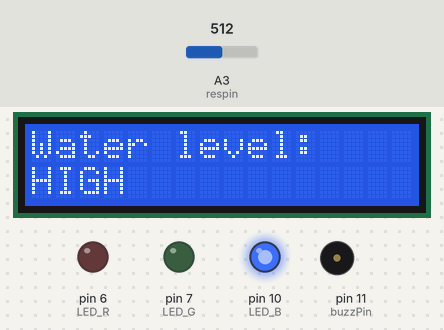
Bench run of a sketch on a simulated Arduino Uno, built with avr-gcc and run on an emulated ATmega328P. On the bench: 16×2 character LCD, output pins drawn as LEDs (lit = HIGH), buzzer (waves = sounding). The inputs (shaded band) are chosen by the test bench; at power-on: A3 (respin) = 512.

Above: at 1.2 s.
1.3 s: A3 (respin) set to 262
2.8 s: A3 (respin) set to 232
At 3.4 s:
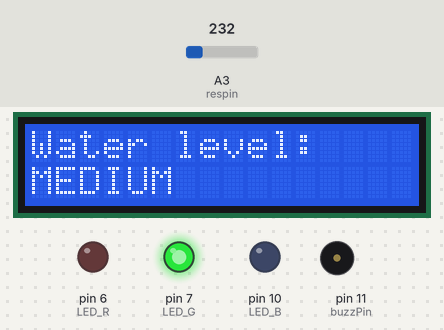
4.3 s: A3 (respin) set to 213
5.8 s: A3 (respin) set to 193
At 7.2 s:
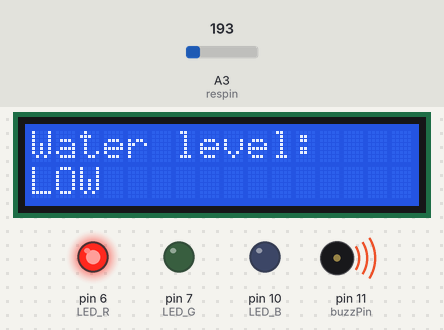
7.5 s: A3 (respin) set to 107
9.0 s: A3 (respin) set to 90
At 10.2 s:
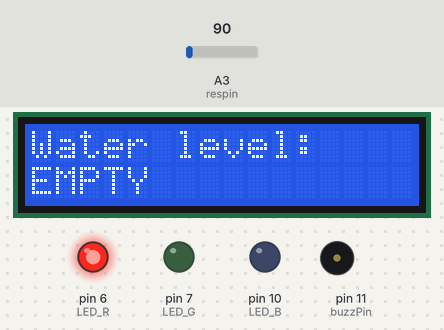
Timing chart, 0 to 11.7 s (numbered marks = the images above; inputs shaded):
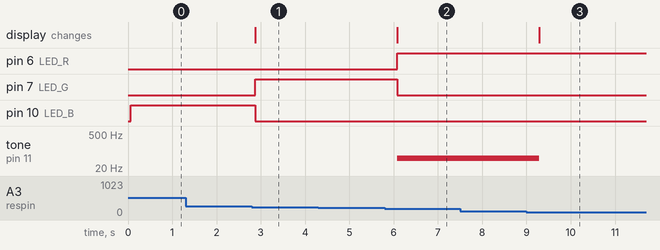

Measured:
- the behaviour switches between 251 and 250 on A3 (respin) (found by bisection; images 0 and 1)
- the behaviour switches between 201 and 200 on A3 (respin) (found by bisection; images 1 and 2)
- the behaviour switches between 101 and 100 on A3 (respin) (found by bisection; images 2 and 3)
- after the input at 1.3 s, every drawn part: stays the same
- after the input at 2.8 s, pin 7 (LED_G): LOW → HIGH after 0.07 s; pin 10 (LED_B): HIGH → LOW after 0.07 s; the display: changes after 0.07 s (image 1)
- after the input at 4.3 s, every drawn part: stays the same
- after the input at 5.8 s, pin 6 (LED_R): LOW → HIGH after 0.29 s; pin 7 (LED_G): HIGH → LOW after 0.29 s; tone on pin 11 (buzzPin): silent → 50 Hz after 0.29 s; the display: changes after 0.29 s (image 2)
- after the input at 7.5 s, every drawn part: stays the same
- after the input at 9.0 s, tone on pin 11 (buzzPin): 50 Hz → silent after 0.29 s; the display: changes after 0.29 s (image 3)

The sketch:

karnaud_wtrLvl.ino
```cpp
#include <LiquidCrystal.h>

#define LED_ON    HIGH
#define LED_OFF   LOW
// Defines the LCD's parameters: (rs, enable, d4, d5, d6, d7)
LiquidCrystal lcd(9, 8, 5, 4, 3, 2);

const int LED_R = 6; //7
const int LED_G = 7; //6;
const int LED_B = 10;// 10

int resval = 0;  // holds the value
int respin = A3; // sensor pin used
int buzzPin = 11;
void setup() {
  // Set up the LCD's number of columns and rows
  lcd.begin(16, 2);
  //setting buzzerpin as output
  pinMode(buzzPin, OUTPUT);
  lcd.print("Water level: ");

  pinMode(LED_R, OUTPUT);
  pinMode(LED_G, OUTPUT);
  pinMode(LED_B, OUTPUT);
}

void loop() {
  lcd.setCursor(0, 1);
  resval = analogRead(respin); //Read data from analog pin and store it to resval variable

  if (resval <=100) {
    lcd.print("EMPTY   ");
    noTone(buzzPin);
    digitalWrite(LED_R, LED_ON);
    digitalWrite(LED_G, LED_OFF);
    digitalWrite(LED_B, LED_OFF);
  }
  else if (resval > 100 && resval <= 200) {
    lcd.print("LOW   ");
    tone(buzzPin, 50);
    digitalWrite(LED_R, LED_ON);
    digitalWrite(LED_G, LED_OFF);
    digitalWrite(LED_B, LED_OFF);
  }
  else if (resval > 200 && resval <= 250) {
    lcd.print("MEDIUM   ");
    noTone(buzzPin);
    digitalWrite(LED_G, LED_ON);
     digitalWrite(LED_R, LED_OFF);
      digitalWrite(LED_B, LED_OFF);
  }
  else if (resval > 250) {
    lcd.print("HIGH   ");
    noTone(buzzPin);
     digitalWrite(LED_G, LED_OFF);
      digitalWrite(LED_R, LED_OFF);
    digitalWrite(LED_B, LED_ON);
  }
  delay(400);
}
```
